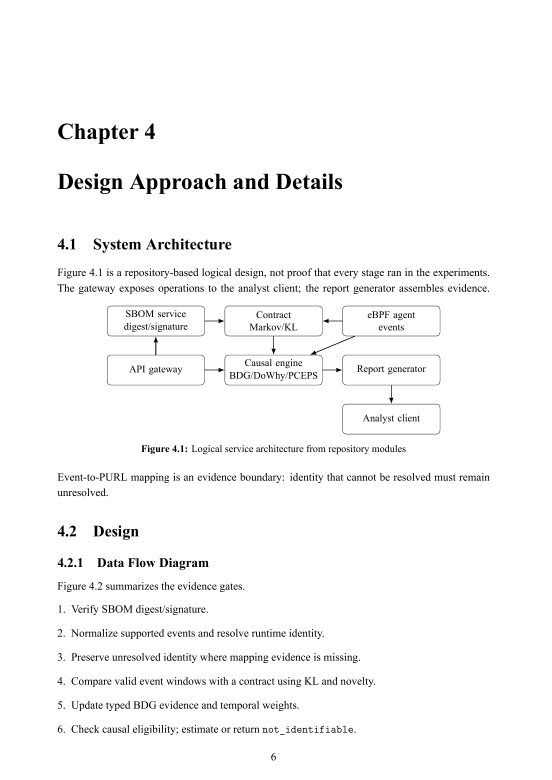
#> input picture tmp/phantom-template/diagram-source/page-17.png, 1654 x 2339 px, found by its file name (shown at 1/3 size)
$ python recrop-diagrams.py
#> lines starting #> are read from the running program, lines starting #| are printed output that depends on the picture
from PIL import Image,ImageDraw,ImageFont
from pathlib import Path
src=Path(r'D:\project-1\tmp\phantom-template\diagram-source'); out=Path(r'D:\project-1\tmp\phantom-template\diagrams')
im=Image.open(src/'page-17.png').convert('RGB').crop((250,900,1340,1320)); im.save(out/'architecture.png')
#> after `im = Image.open(src / 'page-17.png').convert('RGB').crop((250, 900, 13`:
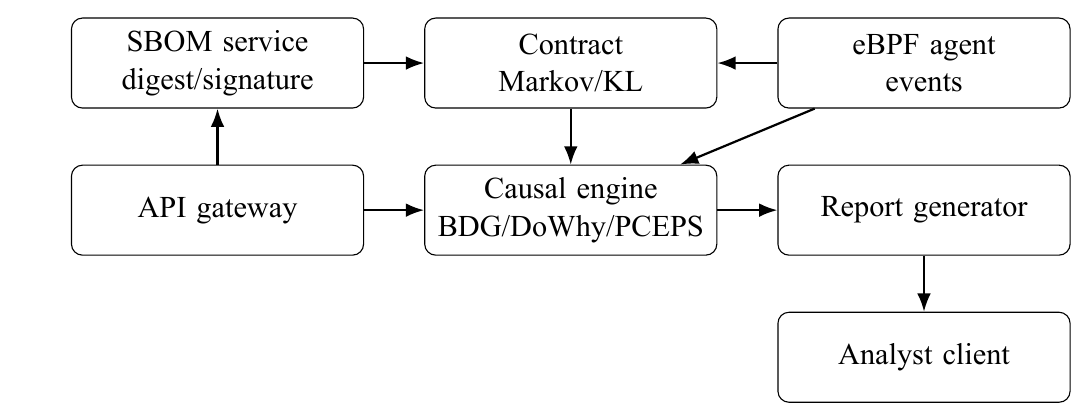
#> im: PIL image 1090x420 RGB; min 0, max 255, mean 245.2
im=Image.open(src/'page-18.png').convert('RGB').crop((420,90,1240,820)); im.save(out/'data-flow.png')
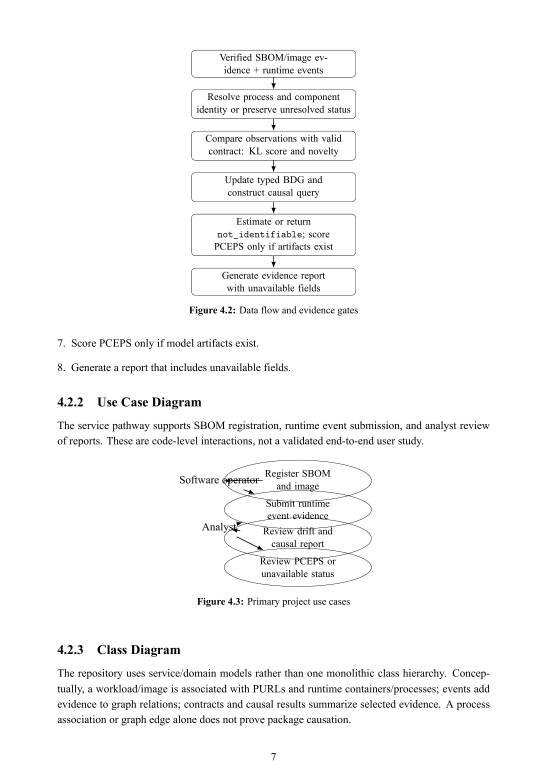
#> input picture tmp/phantom-template/diagram-source/page-18.png, 1654 x 2339 px, found by its file name (shown at 1/3 size)
#> after `im = Image.open(src / 'page-18.png').convert('RGB').crop((420, 90, 124`:
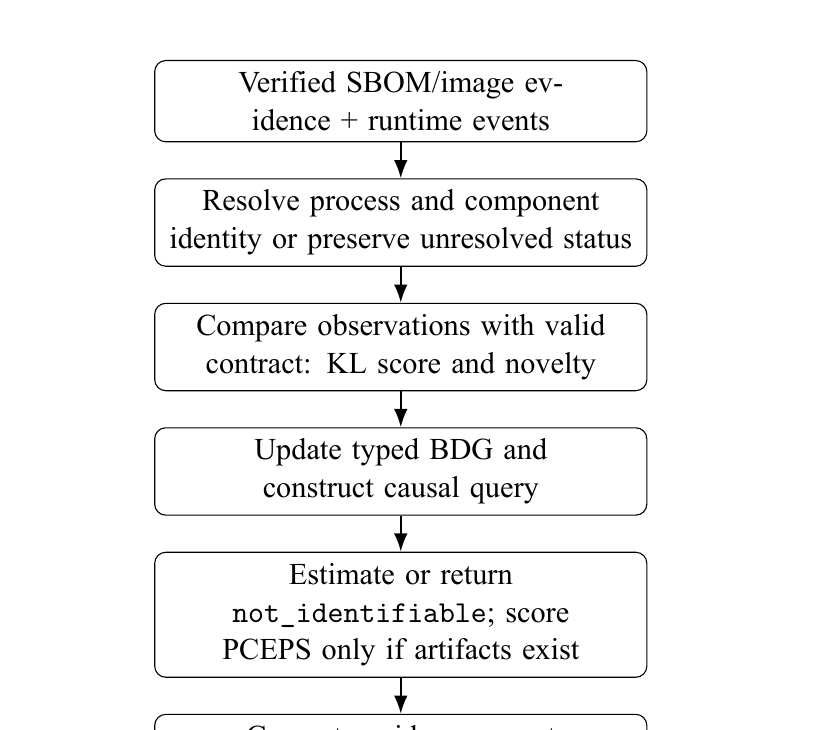
#> im: PIL image 820x730 RGB; min 0, max 255, mean 243.7
im=Image.open(src/'page-19.png').convert('RGB').crop((255,405,1400,650)); im.save(out/'class-diagram.png')
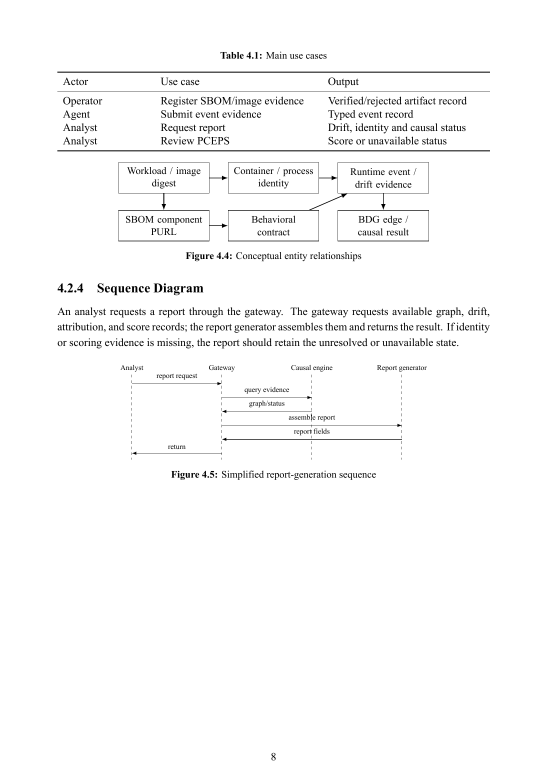
#> input picture tmp/phantom-template/diagram-source/page-19.png, 1654 x 2339 px, found by its file name (shown at 1/3 size)
#> after `im = Image.open(src / 'page-19.png').convert('RGB').crop((255, 405, 14`:
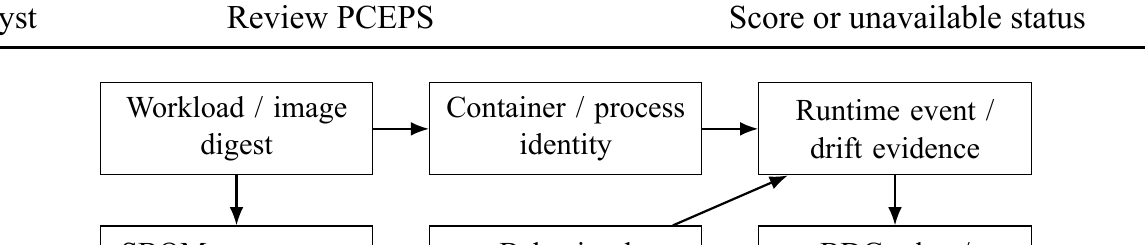
#> im: PIL image 1145x245 RGB; min 0, max 255, mean 239.6
im=Image.open(src/'page-19.png').convert('RGB').crop((260,1050,1340,1390)); im.save(out/'sequence.png')
#> after `im = Image.open(src / 'page-19.png').convert('RGB').crop((260, 1050, 1`:
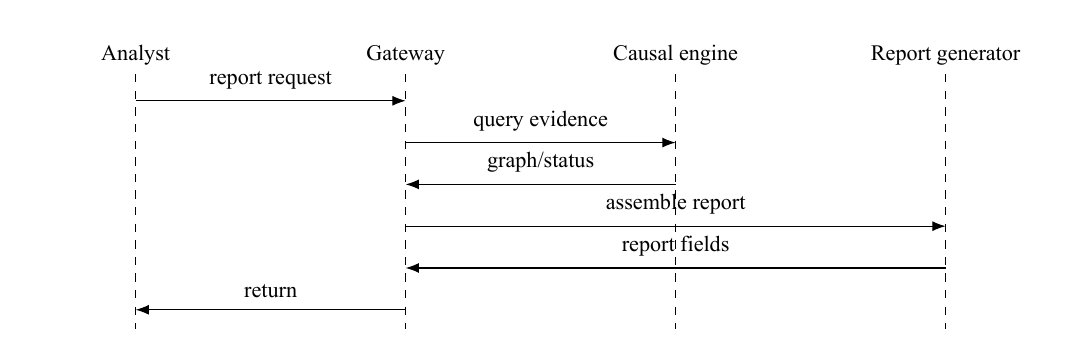
#> im: PIL image 1080x340 RGB; min 0, max 255, mean 249.7
# keep use case clean; connect actors to the oval boundary inside the system
#> (the run stopped early here; a loop or call above may not have finished)
